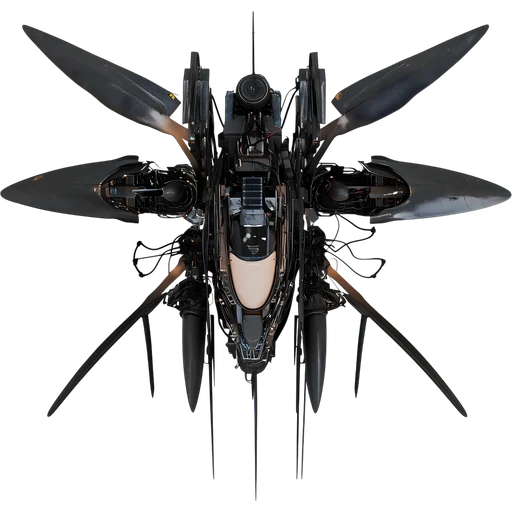
#> input picture modules/bbttcc-core/assets/rigs/aircraft_1.webp, 512 x 512 px
$ python whiten-to-alpha.py ../../bbttcc-core/assets/rigs/aircraft_1.webp
#> lines starting #> are read from the running program, lines starting #| are printed output that depends on the picture
#!/usr/bin/env python3
"""whiten-to-alpha — turn bright-line art (circuits / sigils / hexes) into a clean
transparent PNG overlay, with optional baked feather/halo glow.

WHY: A naive "delete white" threshold leaves ugly white halos on anti-aliased edges.
This does proper COLOR-TO-ALPHA: alpha is derived from each pixel's distance from the
background color, and the line color is un-premultiplied so edges stay crisp and
true-colored over ANY background. Output works under Normal AND glows correctly under
the Add/Screen blend modes used by scene-overlay-helper.macro.js.

DEPENDS:  pip install pillow numpy        (host-side authoring tool — not loaded by Foundry)

USAGE:
  python3 whiten-to-alpha.py INPUT.png [OUTPUT.png] [options]

  # basic — white background -> transparent, trimmed to the art's footprint
  python3 whiten-to-alpha.py circuit.png

  # baked glow: feathered halo around every line (great for Add/Screen overlays)
  python3 whiten-to-alpha.py circuit.png --glow

  # tune the glow + source on a BLACK background instead of white
  python3 whiten-to-alpha.py sigil.png out.png --glow --glow-radius 8 --glow-intensity 0.85 --bg black

  # BATCH: convert a whole folder -> writes into <folder>/overlays/
  python3 whiten-to-alpha.py ~/art/Circuits --glow
  python3 whiten-to-alpha.py ~/art/Circuits --glow --out-dir ~/art/ready

OPTIONS:
  --bg {white,black}     background color to remove (default: white)
  --glow                 bake a feathered halo behind the lines
  --glow-radius  N       base blur radius in px (default: 6)
  --glow-intensity F     halo strength 0..1 (default: 0.7)
  --no-trim              keep the original canvas size (don't crop to footprint)
"""
import argparse
import os
import numpy as np
from PIL import Image, ImageFilter, ImageOps


def color_to_alpha(im, bg):
    """Return (rgb float HxWx3, alpha float HxW 0..255) with `bg` made transparent."""
#> called with bg = 'white'
    a = np.asarray(im.convert("RGB"), dtype=np.float32)
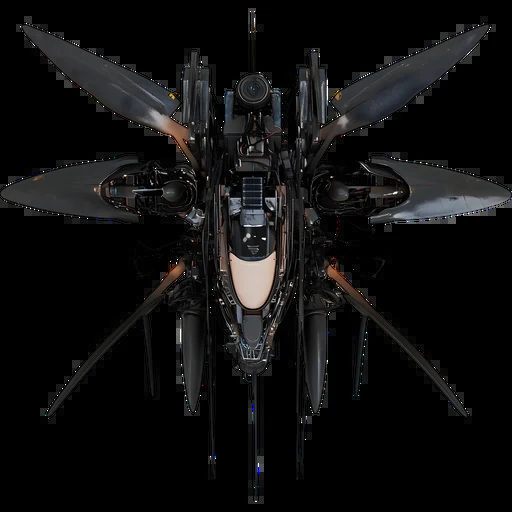
#> a: shape (512, 512, 3) float32; mean R, G, B 15.7, 15.5, 15.6
    if bg == "white":
        # white(min channel = 255) -> alpha 0; saturated line (low min) -> alpha high
        alpha = 255.0 - a.min(axis=2)
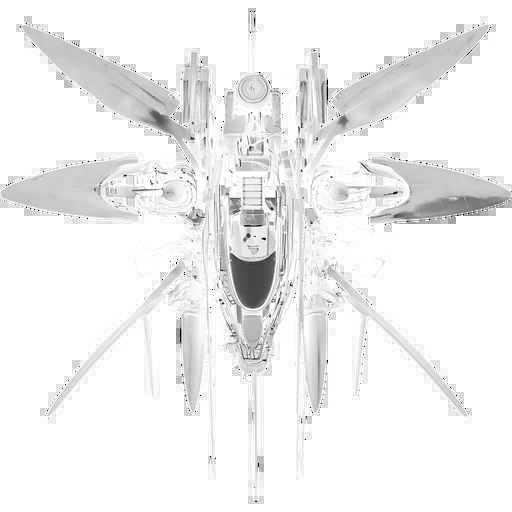
#> alpha: shape (512, 512) float32; min 0, max 255, mean 240.4
        A = np.maximum(alpha / 255.0, 1e-4)[..., None]
        rgb = (a - 255.0 * (1.0 - A)) / A                 # un-premultiply over white
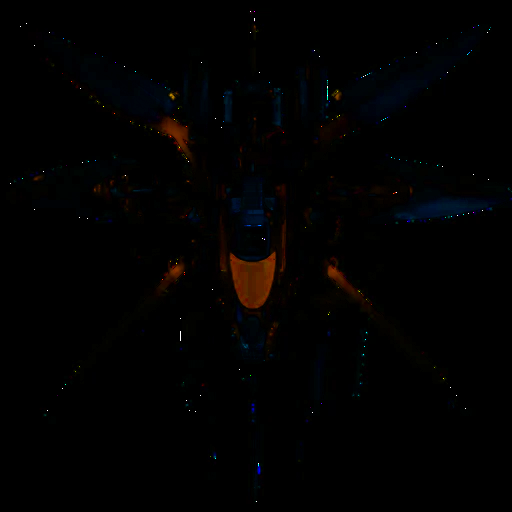
#> rgb: shape (512, 512, 3) float32; mean R, G, B 1.8, 1.4, 1.4
    else:  # black
        alpha = a.max(axis=2)                              # brightness = ink amount
        A = np.maximum(alpha / 255.0, 1e-4)[..., None]
        rgb = a / A                                        # un-premultiply over black
    return np.clip(rgb, 0, 255), alpha


def to_rgba(rgb, alpha):
    return Image.fromarray(np.dstack([rgb, alpha[..., None]]).astype(np.uint8), "RGBA")


def soft_glow(base, radius, intensity):
    """One feathered halo layer: premultiply -> gaussian blur -> un-premultiply -> scale."""
    arr = np.asarray(base, np.float32)
    al = arr[..., 3:] / 255.0
    pm = np.dstack([arr[..., :3] * al, arr[..., 3]]).astype(np.uint8)   # premultiplied
    blur = np.asarray(Image.fromarray(pm, "RGBA").filter(ImageFilter.GaussianBlur(radius)), np.float32)
    ba = np.maximum(blur[..., 3:] / 255.0, 1e-4)
    col = np.clip(blur[..., :3] / ba, 0, 255)                           # un-premultiply
    ga = np.clip(blur[..., 3] * intensity, 0, 255)
    return to_rgba(col, ga)


IMG_EXTS = (".png", ".jpg", ".jpeg", ".webp", ".bmp", ".tif", ".tiff")


def convert_one(inp, outp, args):
    """Convert a single image file inp -> outp per args. Returns (w, h)."""
    rgb, alpha = color_to_alpha(Image.open(inp), args.bg)
    res = to_rgba(rgb, alpha)

    if args.glow:
        # Pad so halos near the edges aren't clipped, then stack two layers:
        # a wide faint bloom + a tighter brighter one, both BEHIND the crisp lines.
        pad = int(args.glow_radius * 3) + 2
        res = ImageOps.expand(res, border=pad, fill=(0, 0, 0, 0))
        wide = soft_glow(res, args.glow_radius * 2.2, args.glow_intensity * 0.5)
        tight = soft_glow(res, args.glow_radius, args.glow_intensity)
        res = Image.alpha_composite(Image.alpha_composite(wide, tight), res)

    if not args.no_trim:
        bbox = res.split()[3].point(lambda v: 255 if v > 8 else 0).getbbox()
#> bbox = (0, 0, 512, 512)
        if bbox:
            res = res.crop(bbox)

    res.save(outp)
    return res.size


def _out_name(inp, glow):
    stem, _ = os.path.splitext(os.path.basename(inp))
    return f"{stem}-overlay{'-glow' if glow else ''}.png"


def main():
    p = argparse.ArgumentParser(description="white/black background -> transparent overlay PNG (file or folder)")
    p.add_argument("input", help="an image file OR a folder of images (batch mode)")
    p.add_argument("output", nargs="?", help="output file (single) — ignored in folder mode")
    p.add_argument("--bg", choices=["white", "black"], default="white")
    p.add_argument("--glow", action="store_true")
    p.add_argument("--glow-radius", type=float, default=6.0)
    p.add_argument("--glow-intensity", type=float, default=0.7)
    p.add_argument("--no-trim", action="store_true")
    p.add_argument("--out-dir", help="folder mode: where to write (default: <input>/overlays)")
    args = p.parse_args()

    # ── FOLDER (batch) MODE ──────────────────────────────────────────────────
    if os.path.isdir(args.input):
        out_dir = args.out_dir or os.path.join(args.input, "overlays")
        os.makedirs(out_dir, exist_ok=True)
        # Skip non-images and our own outputs so re-runs don't reprocess results.
        files = sorted(
            f for f in os.listdir(args.input)
            if f.lower().endswith(IMG_EXTS)
            and not f.lower().endswith(("-overlay.png", "-overlay-glow.png"))
        )
        if not files:
            print(f"no source images in {args.input}")
            return
        ok = 0
        for f in files:
            src = os.path.join(args.input, f)
            dst = os.path.join(out_dir, _out_name(src, args.glow))
            try:
                w, h = convert_one(src, dst, args)
                print(f"  ✓ {f}  ->  {os.path.basename(dst)}  ({w}x{h})")
                ok += 1
            except Exception as e:  # noqa: BLE001 — keep batch going on a bad file
                print(f"  ✗ {f}  SKIPPED  ({e})")
        print(f"done: {ok}/{len(files)} -> {out_dir}{'  +glow' if args.glow else ''}")
        return

    # ── SINGLE FILE MODE ─────────────────────────────────────────────────────
    out = args.output or os.path.join(
        os.path.dirname(args.input), _out_name(args.input, args.glow))
    w, h = convert_one(args.input, out, args)
#> w = 512; h = 512
    print(f"wrote {out}  ({w}x{h}){'  +glow' if args.glow else ''}")
#| wrote ../../bbttcc-core/assets/rigs/aircraft_1-overlay.png  (512x512)


if __name__ == "__main__":
    main()

$ run again, on modules/bbttcc-core/assets/rigs/aircraft_3.webp
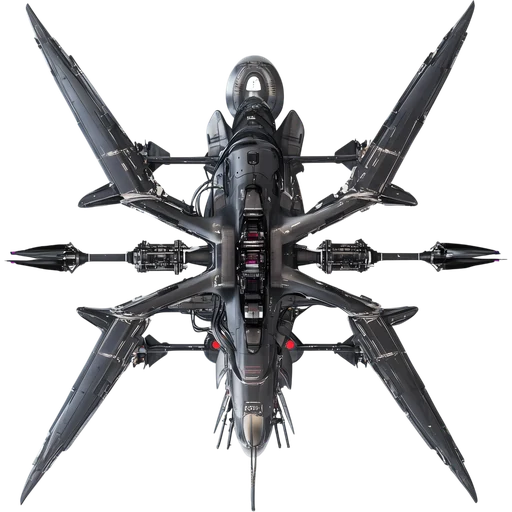
#> input picture modules/bbttcc-core/assets/rigs/aircraft_3.webp, 512 x 512 px
#> in color_to_alpha, `a = np.asarray(im.convert("RGB"), dtype=np.float32)`:
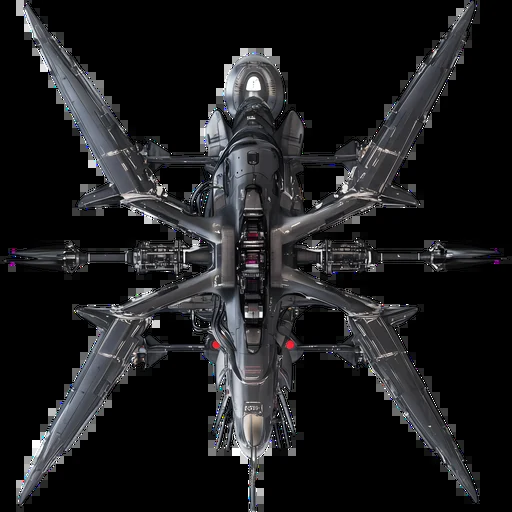
#> a: shape (512, 512, 3) float32; mean R, G, B 29.2, 29.5, 30.9
#> in color_to_alpha, `rgb = (a - 255.0 * (1.0 - A)) / A`:
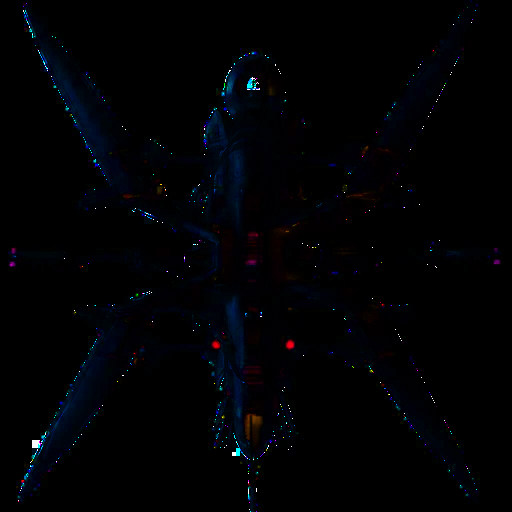
#> rgb: shape (512, 512, 3) float32; mean R, G, B 1.1, 1.9, 4.4; drawn with min black and max white
#> bbox = (0, 0, 512, 512)
#| wrote ../../bbttcc-core/assets/rigs/aircraft_3-overlay.png  (512x512)
